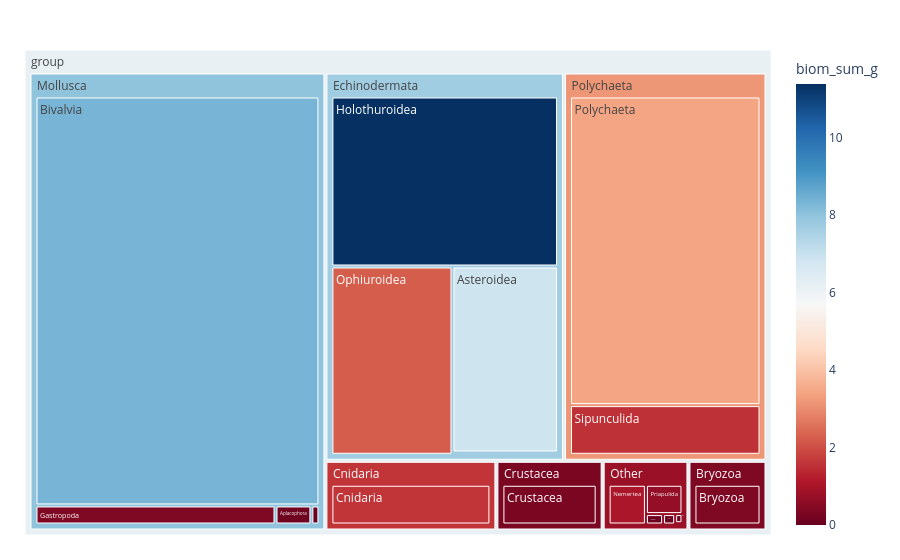

This figure's notebook cell:
### Code cell
fig = px.treemap(df, path=[px.Constant('group'), 'group', 'taxon'],
              values='biom_sum_g',
              color='biom_sum_g',
              color_continuous_scale='RdBu')
fig.update_layout(margin = dict(t=50, l=25, r=25, b=25))
fig.write_image("02_pictures/27_treemap_taxons.png")
fig.show()

### Figure 1 — Plotly figure (JSON) as saved in the notebook; plotly's stock layout.template omitted (floating-point values rounded to 4 significant figures)
{"data": [{"branchvalues": "total", "customdata": [[0.1358], [0.07457], [6.881], [8.354], [0.371], [1.598], [0.3044], [0.08189], [0.0003333], [0.3724], [11.39], [0.004533], [1.046], [2.239], [0.0416], [3.445], [0.089], [0.6654], [0.04985], [1.528], [0.371], [1.598], [0.3044], [7.697], [7.997], [0.7804], [3.18], [6.147]], "domain": {"x": [0, 1], "y": [0, 1]}, "hovertemplate": "labels=%{label}<br>biom_sum_g_sum=%{value}<br>parent=%{parent}<br>id=%{id}<br>biom_sum_g=%{color}<extra></extra>", "ids": ["group/Mollusca/Aplacophora", "group/Other/Ascidiacea", "group/Echinodermata/Asteroidea", "group/Mollusca/Bivalvia", "group/Bryozoa/Bryozoa", "group/Cnidaria/Cnidaria", "group/Crustacea/Crustacea", "group/Echinodermata/Echinoidea", "group/Other/Entoprocta", "group/Mollusca/Gastropoda", "group/Echinodermata/Holothuroidea", "group/Other/Nematoda", "group/Other/Nemertea", "group/Echinodermata/Ophiuroidea", "group/Other/Pantopoda", "group/Polychaeta/Polychaeta", "group/Other/Porifera", "group/Other/Priapulida", "group/Mollusca/Scaphopoda", "group/Polychaeta/Sipunculida", "group/Bryozoa", "group/Cnidaria", "group/Crustacea", "group/Echinodermata", "group/Mollusca", "group/Other", "group/Polychaeta", "group"], "labels": ["Aplacophora", "Ascidiacea", "Asteroidea", "Bivalvia", "Bryozoa", "Cnidaria", "Crustacea", "Echinoidea", "Entoprocta", "Gastropoda", "Holothuroidea", "Nematoda", "Nemertea", "Ophiuroidea", "Pantopoda", "Polychaeta", "Porifera", "Priapulida", "Scaphopoda", "Sipunculida", "Bryozoa", "Cnidaria", "Crustacea", "Echinodermata", "Mollusca", "Other", "Polychaeta", "group"], "marker": {"coloraxis": "coloraxis", "colors": [0.1358, 0.07457, 6.881, 8.354, 0.371, 1.598, 0.3044, 0.08189, 0.0003333, 0.3724, 11.39, 0.004533, 1.046, 2.239, 0.0416, 3.445, 0.089, 0.6654, 0.04985, 1.528, 0.371, 1.598, 0.3044, 7.697, 7.997, 0.7804, 3.18, 6.147]}, "name": "", "parents": ["group/Mollusca", "group/Other", "group/Echinodermata", "group/Mollusca", "group/Bryozoa", "group/Cnidaria", "group/Crustacea", "group/Echinodermata", "group/Other", "group/Mollusca", "group/Echinodermata", "group/Other", "group/Other", "group/Echinodermata", "group/Other", "group/Polychaeta", "group/Other", "group/Other", "group/Mollusca", "group/Polychaeta", "group", "group", "group", "group", "group", "group", "group", ""], "type": "treemap", "values": [0.264, 0.126, 7.75, 44.81, 1.883, 4.125, 2.563, 0.096, 0.0003333, 1.765, 15.21, 0.006667, 1.046, 9.0, 0.04667, 23.43, 0.089, 0.7557, 0.059, 3.771, 1.883, 4.125, 2.563, 32.06, 46.9, 2.07, 27.2, 116.8]}], "layout": {"coloraxis": {"colorbar": {"title": {"text": "biom_sum_g"}}, "colorscale": [[0, "rgb(103,0,31)"], [0.1, "rgb(178,24,43)"], [0.2, "rgb(214,96,77)"], [0.3, "rgb(244,165,130)"], [0.4, "rgb(253,219,199)"], [0.5, "rgb(247,247,247)"], [0.6, "rgb(209,229,240)"], [0.7, "rgb(146,197,222)"], [0.8, "rgb(67,147,195)"], [0.9, "rgb(33,102,172)"], [1, "rgb(5,48,97)"]]}, "legend": {"tracegroupgap": 0}, "margin": {"b": 25, "l": 25, "r": 25, "t": 50}}}
